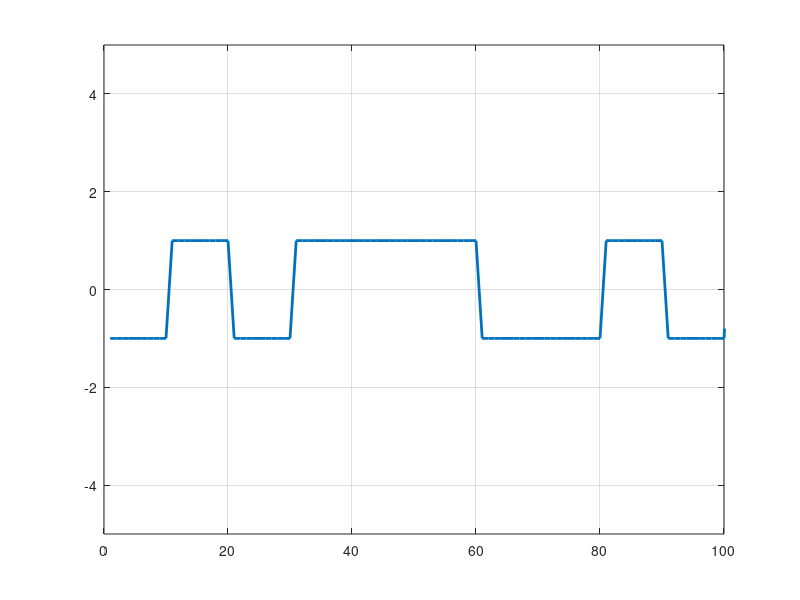

Reproduce this figure in MATLAB.
v = [0 1 0 1 1 1 0 0 1 0 1];
l = length(v);
sig = [];
 for n = 1:l
     if v(n)==1
         s = ones(1, 10);
     else 
         s = -ones(1, 10);
     end
     sig=[sig s];
 end
 plot(sig, 'LineWidth', 2)
 ylim([-5 5]);
 xlim([0 100]);
 grid on
 rx=double([(0:length(sig)-1)' , sig'])
      